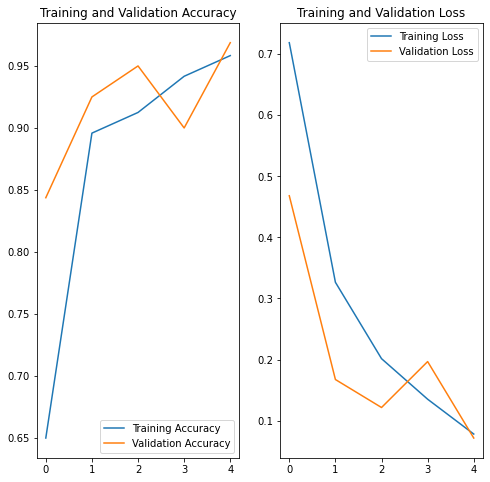

Generate this figure with Python:
# -*- coding: utf-8 -*-
"""
Created on Wed Dec 16 13:17:45 2020

@author: ocn
"""

# PACKAGES NEEDED:
# tensorflow, matplotlib (available with pip)

import numpy as np
import matplotlib.pyplot as plt
import tensorflow as tf
import os
from tensorflow.keras.preprocessing.image import ImageDataGenerator


# for plotting images (optional)
def plotImages(images_arr):
    fig, axes = plt.subplots(1, 5, figsize=(20, 20))
    axes = axes.flatten()
    for img, ax in zip(images_arr, axes):
        ax.imshow(img)
    plt.tight_layout()
    plt.show()
    

# getting data
base_dir = 'day_night_images'
train_dir = os.path.join(base_dir, 'train')
validation_dir = os.path.join(base_dir, 'validation')

train_day = os.path.join(train_dir, 'day')
train_night = os.path.join(train_dir, 'night')
validation_day = os.path.join(validation_dir, 'day')
validation_night = os.path.join(validation_dir, 'night')

num_day_tr = len(os.listdir(train_day))
num_night_tr = len(os.listdir(train_night))
num_day_val = len(os.listdir(validation_day))
num_night_val = len(os.listdir(validation_night))

total_train = num_day_tr + num_night_tr
total_val = num_day_val + num_night_val

BATCH_SIZE = 32
IMG_SHAPE = 150 # square image


#generators

#prevent memorization
train_image_generator = ImageDataGenerator(
    rescale=1./255,
    rotation_range=40,
    width_shift_range=0.2,
    height_shift_range=0.2,
    shear_range=0.2,
    zoom_range=0.2,
    horizontal_flip=True,
    fill_mode='nearest'
    )

validation_image_generator = ImageDataGenerator(
    rescale=1./255)


train_data_gen = train_image_generator.flow_from_directory(batch_size=BATCH_SIZE,
                                                           directory=train_dir,
                                                           shuffle=True,
                                                           target_size=(IMG_SHAPE, IMG_SHAPE),
                                                           class_mode='binary')

val_data_gen = train_image_generator.flow_from_directory(batch_size=BATCH_SIZE,
                                                           directory=validation_dir,
                                                           shuffle=False,
                                                           target_size=(IMG_SHAPE, IMG_SHAPE),
                                                           class_mode='binary')
images = [train_data_gen[0][0][0] for i in range(5)]
plotImages(images)

# model

model = tf.keras.models.Sequential([
    tf.keras.layers.Conv2D(32, (3,3), activation='relu', input_shape=(IMG_SHAPE, IMG_SHAPE, 3)), # RGB
    tf.keras.layers.MaxPooling2D(2,2),
    
    tf.keras.layers.Conv2D(64, (3,3), activation='relu'),
    tf.keras.layers.MaxPooling2D(2,2),
    
    tf.keras.layers.Conv2D(128, (3,3), activation='relu'),
    tf.keras.layers.MaxPooling2D(2,2),
    
    tf.keras.layers.Conv2D(128, (3,3), activation='relu'),
    tf.keras.layers.MaxPooling2D(2,2),
    
    tf.keras.layers.Dropout(0.5), # 1/2 of neurons will be turned off randomly
    tf.keras.layers.Flatten(),
    tf.keras.layers.Dense(256, activation='relu'),
    
    tf.keras.layers.Dense(2, activation='softmax') #[0, 1] or [1, 0]
    
    ])


model.compile(optimizer='adam',
              loss='sparse_categorical_crossentropy',
              metrics=['accuracy'])

model.summary()

EPOCHS = 5

history = model.fit_generator(
    train_data_gen,
    steps_per_epoch=int(np.ceil(total_train / float(BATCH_SIZE))),
    epochs=EPOCHS,
    validation_data=val_data_gen,
    validation_steps=int(np.ceil(total_val / float(BATCH_SIZE)))
    )


# analysis
acc = history.history['accuracy']
val_acc = history.history['val_accuracy']

loss = history.history['loss']
val_loss = history.history['val_loss']

epochs_range = range(EPOCHS)

plt.figure(figsize=(8, 8))
plt.subplot(1, 2, 1)
plt.plot(epochs_range, acc, label='Training Accuracy')
plt.plot(epochs_range, val_acc, label='Validation Accuracy')
plt.legend(loc='lower right')
plt.title('Training and Validation Accuracy')

plt.subplot(1, 2, 2)
plt.plot(epochs_range, loss, label='Training Loss')
plt.plot(epochs_range, val_loss, label='Validation Loss')
plt.legend(loc='upper right')
plt.title('Training and Validation Loss')
plt.show()
